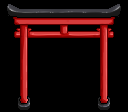

This game map was drawn from its Tiled (.tmx) file and the tilesets committed beside it. A one-line description and the full map source follow:
An orthogonal 8x7 tile map with 16x16 px tiles, 4 tile layers (Back, Buildings, Front, AlwaysFront).

<map version="1.2" tiledversion="1.2.5" orientation="orthogonal" renderorder="right-down" width="8" height="7" tilewidth="16" tileheight="16" infinite="0" nextlayerid="38" nextobjectid="1">
 <tileset firstgid="1" name="largetorii" tilewidth="16" tileheight="16" tilecount="56" columns="8">
  <image source="largetorii.png" width="128" height="112" />
 </tileset>
 <layer id="31" name="Back" width="8" height="7">
  <data encoding="csv">
0,0,0,0,0,0,0,0,
0,0,0,0,0,0,0,0,
0,0,0,0,0,0,0,0,
0,0,0,0,0,0,0,0,
0,0,0,0,0,0,0,0,
0,0,0,0,0,0,0,0,
0,0,0,0,0,0,0,0
</data>
 </layer>
 <objectgroup id="2" name="Back" locked="1" />
 <layer id="33" name="Buildings" width="8" height="7">
  <data encoding="csv">
0,0,0,0,0,0,0,0,
0,0,0,0,0,0,0,0,
0,0,0,0,0,0,0,0,
0,0,0,0,0,0,0,0,
0,0,0,0,0,0,0,0,
0,0,0,0,0,0,0,0,
0,50,0,0,0,0,55,0
</data>
 </layer>
 <objectgroup id="4" name="Buildings" />
 <layer id="34" name="Front" width="8" height="7">
  <data encoding="csv">
0,0,0,0,0,0,0,0,
0,0,0,0,0,0,0,0,
0,0,0,0,0,0,0,0,
0,26,0,0,0,0,31,0,
0,34,0,0,0,0,39,0,
0,42,0,0,0,0,47,0,
0,0,0,0,0,0,0,0
</data>
 </layer>
 <objectgroup id="6" name="Front" />
 <layer id="35" name="AlwaysFront" width="8" height="7">
  <data encoding="csv">
1,2,3,4,5,6,7,8,
9,10,11,12,13,14,15,16,
17,18,19,20,21,22,23,24,
0,26,0,0,0,0,31,0,
0,34,0,0,0,0,39,0,
0,0,0,0,0,0,0,0,
0,0,0,0,0,0,0,0
</data>
 </layer>
 <objectgroup id="37" name="AlwaysFront" />
</map>
